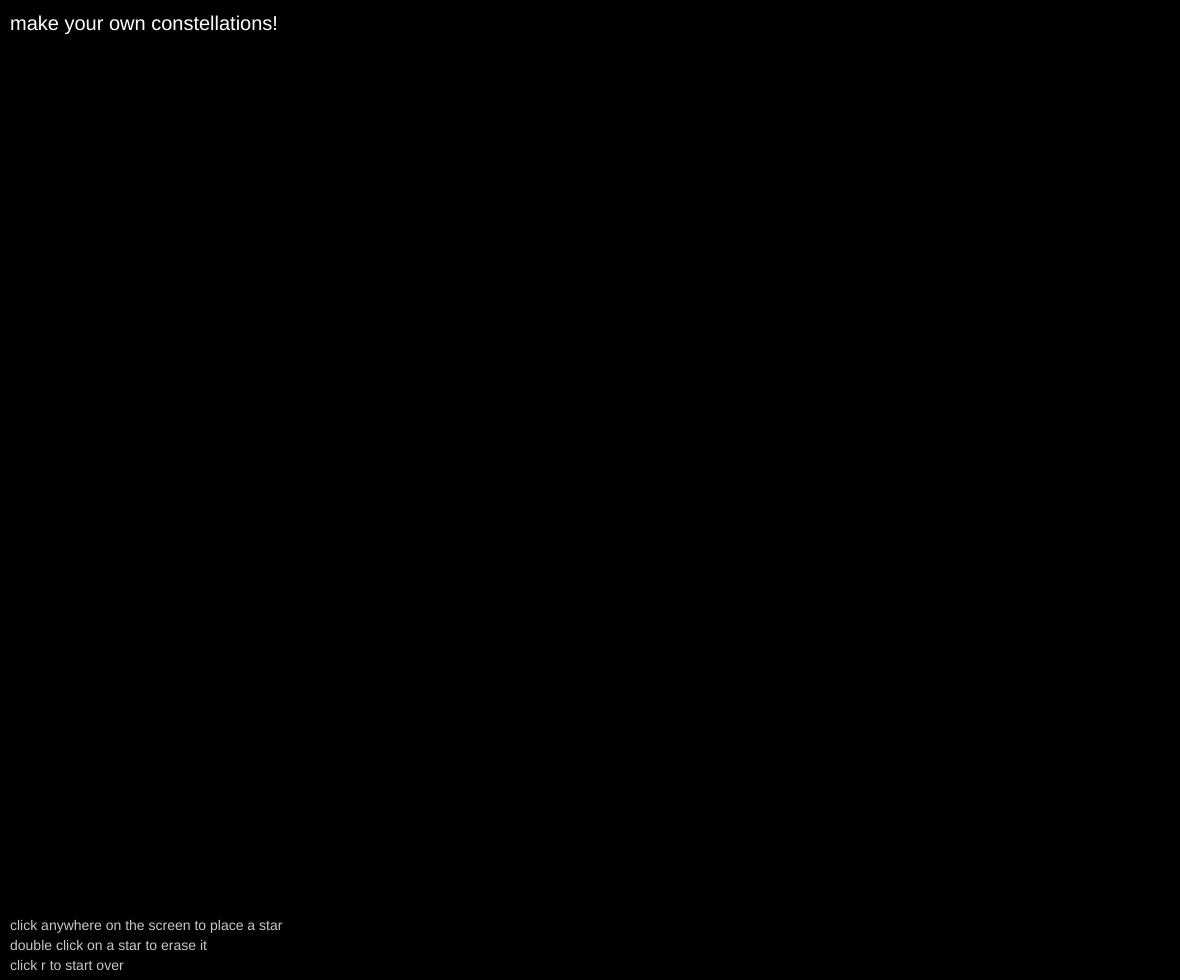
Frame 1 (no input)
Frame 60 (no input): identical to frame 1, image omitted
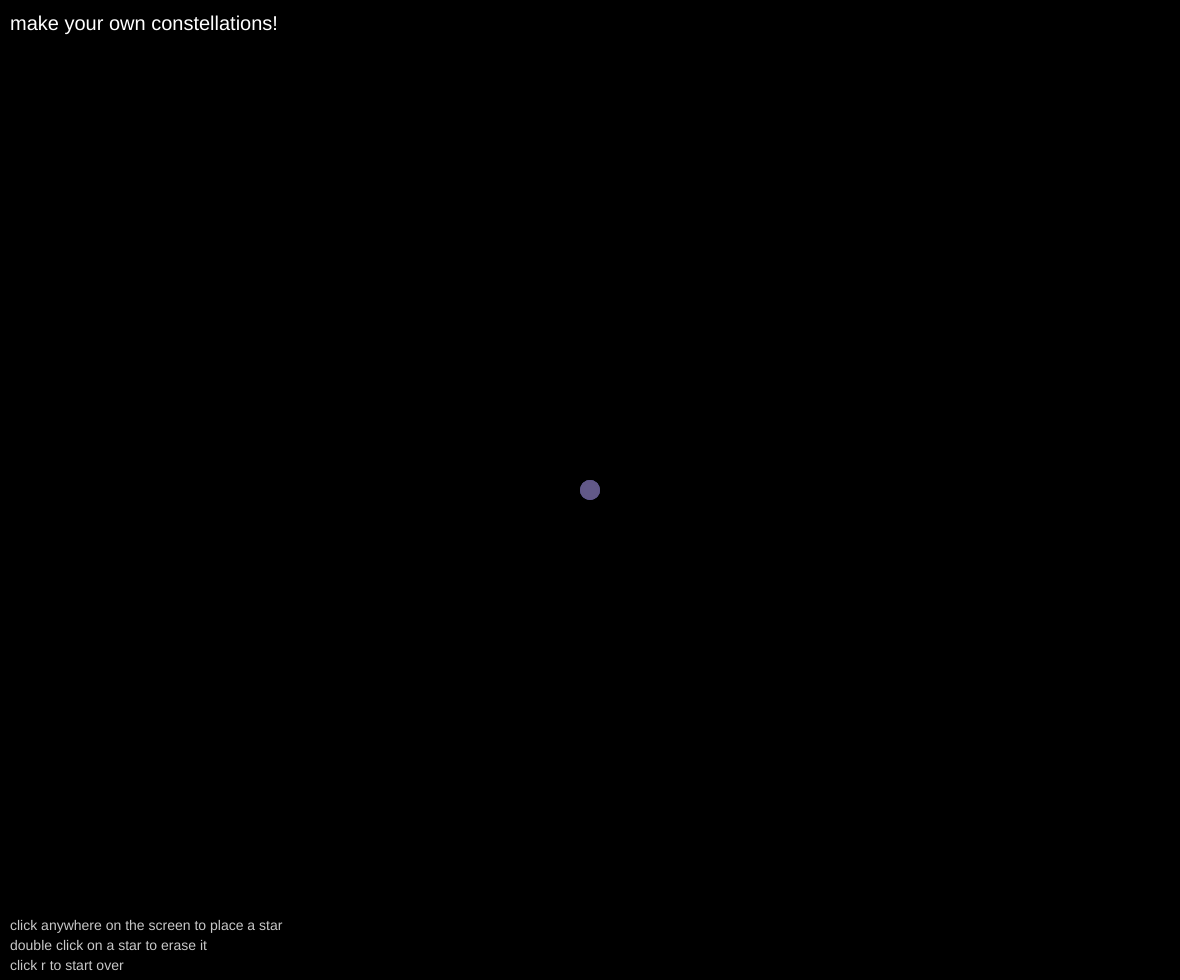
Frame 120 (the mouse pressed at the canvas centre since frame 60)

The p5.js sketch that drew these frames (run headless with seeded random() and noise() and a simulated clock; from frame 60 on, the mouse is pressed at the canvas centre):

// p5.js sketch
// ── sketch.js
//the sketch is inspired by my big dipper arduino project 

let starColor;
let starRad;
let starX;  
let starY; 

function setup() {
  createCanvas(windowWidth -20, windowHeight-20);
  background(0);
  noStroke();
  
  fill(255);
  textSize(20);
  text('make your own constellations!', 10, 30 );
  fill(200);
  textSize(14);
  text('click anywhere on the screen to place a star',10, height- 50 );
   text('double click on a star to erase it',10, height- 30 );
  text('click r to start over',10, height - 10);

}


function draw() {

  
  if (mouseIsPressed) {  
    let r = random(50, 100);
    let g = random(50, 100);
    let b = random(100, 150);
    let opacity = random(220, 250);
    starColor = color(r, g, b, opacity);
    fill(starColor);
    
    starRad = random(10, 20);
    starX = random(20, width - 20);
    starY = random(20, height - 20);
    
    ellipse(mouseX, mouseY, starRad, starRad);
    // frameRate(.01);    
  }
  
    if (key === 'r' || key === 'R' ) {
      refresh();
      print(key);
      key = 'p';
    }
  
}


function refresh(){
  background(0);
  noStroke();
   
  fill(255);
  textSize(20);
  text('make your own constellations!', 10, 30 );
  fill(200);
  textSize(14);
  text('click anywhere on the screen to place a star',10, height- 50 );
   text('double click on a star to erase it',10, height- 30 );
  text('click r to start over',10, height - 10);

}

function doubleClicked(){
  fill(0);
  ellipse(mouseX, mouseY, 25, 25);
}

//resize the canvas when the browswer window is resized 
function windowResized() {
  resizeCanvas(windowWidth, windowHeight);
}
